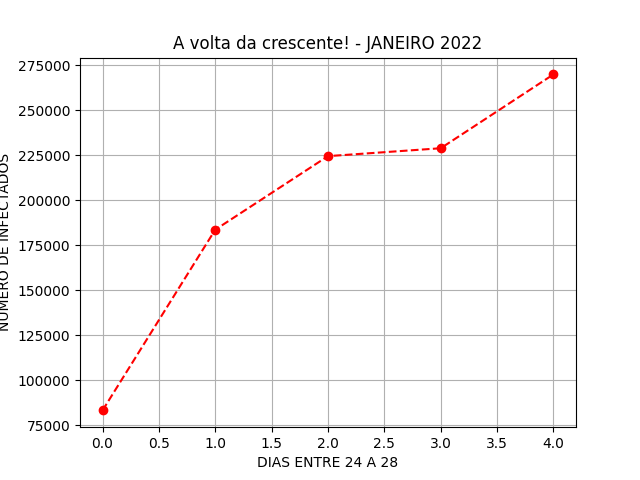

The script that drew this image:
import pandas as pd
import matplotlib.pyplot as plt

planilha = pd.read_excel("dados_crescente.xlsx")

num_infec = planilha["INFECTADOS"]

plt.title("A volta da crescente! - JANEIRO 2022")

plt.xlabel("DIAS ENTRE 24 A 28")
plt.ylabel("NÚMERO DE INFECTADOS")

plt.plot(num_infec, marker='o', linestyle='dashed', color='red')

plt.grid()

plt.show()
